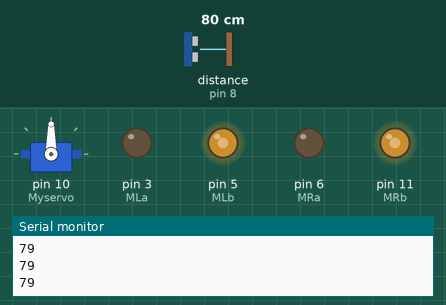
The program below on a simulated Arduino Uno, built with avr-gcc and run on an emulated ATmega328P. Shown: servo, output pins drawn as LEDs (lit = HIGH), the last lines printed to the serial monitor. Wiring (inferred from the names in the program): ultrasonic range finder: trigger pin 9; echo pin 8. Dashed ring = blinking. The inputs (shaded band) are chosen by the test bench; at power-on: distance to the obstacle (sensor on pin 8) 80 cm. The echo pulse lasts 58.3 µs per cm; pins used as bus, display or sensor lines are not drawn.

Above: at 1.2 s.
1.3 s: distance to the obstacle (sensor on pin 8) set to 30 cm
2.8 s: distance to the obstacle (sensor on pin 8) set to 24 cm
At 5.07 s:
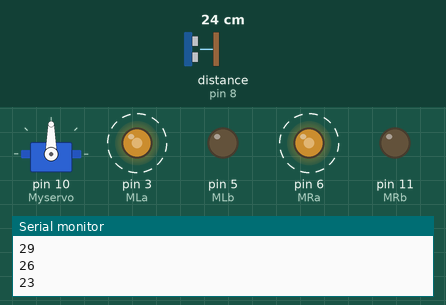
8.8 s: distance to the obstacle (sensor on pin 8) set to 35 cm
At 11.1 s:
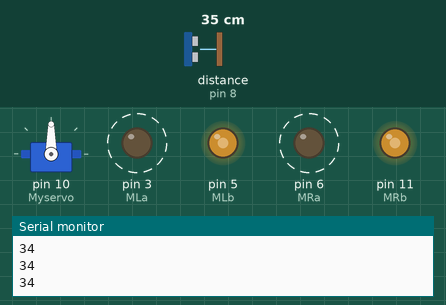
11.4 s: distance to the obstacle (sensor on pin 8) set to 9 cm
At 11.8 s:
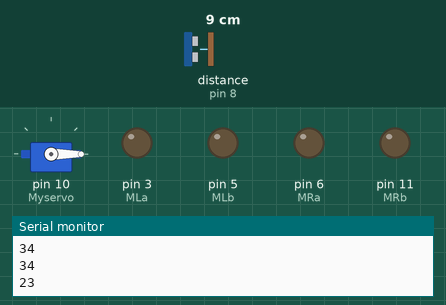
14.4 s: distance to the obstacle (sensor on pin 8) set to 60 cm
At 15.6 s:
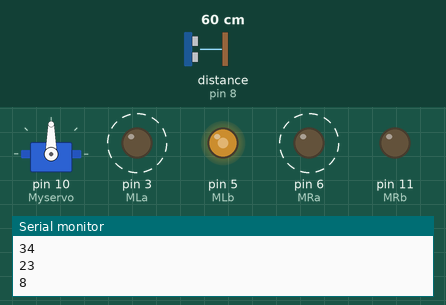
Timing chart, 0 to 17.7 s (numbered marks = the images above; inputs shaded):
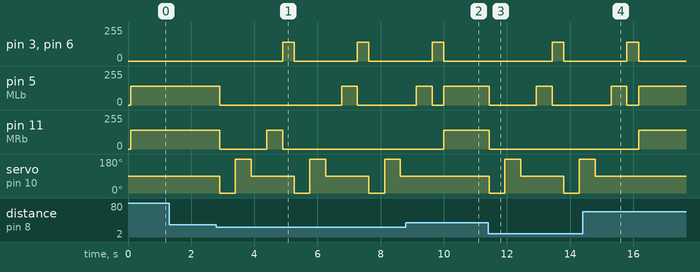

The program:

main.cpp
```cpp
#include <Servo.h>
#include <Arduino.h>

// Servo and sensor pin definitions
Servo Myservo;
#define trigPin 9           // Trig Pin Of HC-SR04
#define echoPin 8           // Echo Pin Of HC-SR04
#define MLa 3               // Left motor 1st pin
#define MLb 5               // Left motor 2nd pin
#define MRa 6               // Right motor 1st pin
#define MRb 11              // Right motor 2nd pin

// Variables
long duration, distance;
const int safeDistance = 25;  // Safe distance to avoid obstacles (cm)
const int minDistance = 5;    // Minimum detectable distance (cm)

const int motorSpeed = 140;

// Timer variables
unsigned long previousMillis = 0;  // Store last time the servo moved
const long interval = 500;         // Interval between servo movements

// Function declarations
long getDistance();
void moveForward();
void stopMotors();
void avoidObstacle();
void moveBackward();
void turnLeft();
void turnRight();
void stabilizeDistance();

void setup() {
  Serial.begin(9600);

  // Motor pins setup
  pinMode(MLa, OUTPUT);
  pinMode(MLb, OUTPUT);
  pinMode(MRa, OUTPUT);
  pinMode(MRb, OUTPUT);

  // Sensor pins setup
  pinMode(trigPin, OUTPUT);
  pinMode(echoPin, INPUT);

  // Attach servo
  Myservo.attach(10);
  Myservo.write(90); // Initial position
}

void loop() {
  // Measure and stabilize distance
  distance = getDistance();
  stabilizeDistance();

  Serial.println(distance);

  if (distance > safeDistance) {  // No obstacle detected
    moveForward();
  } else if (distance <= safeDistance && distance > minDistance) {  // Obstacle detected
    avoidObstacle();
  } else {  // Very close to obstacle or invalid reading
    stopMotors();
  }
}

// Function to measure distance using ultrasonic sensor
long getDistance() {
  digitalWrite(trigPin, LOW);
  delayMicroseconds(2);
  digitalWrite(trigPin, HIGH);
  delayMicroseconds(10);
  digitalWrite(trigPin, LOW);

  duration = pulseIn(echoPin, HIGH, 30000);  // Timeout at 30ms (approx 500cm range)
  if (duration == 0) return -1;             // No echo received
  return duration / 58.2;                   // Convert to cm
}

// Function to stabilize distance measurement by averaging
void stabilizeDistance() {
  const int numSamples = 5;
  long totalDistance = 0;
  int validSamples = 0;

  for (int i = 0; i < numSamples; i++) {
    long sample = getDistance();
    if (sample > 0) {  // Ignore invalid readings
      totalDistance += sample;
      validSamples++;
    }
    delay(10);  // Small delay between readings
  }

  if (validSamples > 0) {
    distance = totalDistance / validSamples;
  } else {
    distance = -1;  // No valid readings
  }
}

// Function to move forward
void moveForward() {
  Myservo.write(90);  // Center servo
  analogWrite(MRb, motorSpeed);
  analogWrite(MRa, 0);
  analogWrite(MLb, motorSpeed);
  analogWrite(MLa, 0);
}

// Function to stop all motors
void stopMotors() {
  analogWrite(MRb, 0);
  analogWrite(MRa, 0);
  analogWrite(MLb, 0);
  analogWrite(MLa, 0);
}

// Function to avoid obstacles
void avoidObstacle() {
  stopMotors();  // Stop before scanning
  previousMillis = millis();  // Reset the timer

  // Scan left and right
  Myservo.write(0);  // Look left
  while (millis() - previousMillis < interval) {

  }
  long leftDistance = getDistance();

  Myservo.write(180);  // Look right
  previousMillis = millis();  // Reset the timer
  while (millis() - previousMillis < interval) {

  }
  long rightDistance = getDistance();

  Myservo.write(90);  // Reset to center
  previousMillis = millis();  // Reset the timer
  while (millis() - previousMillis < interval) {

  }

  // Decide direction based on scanned distances
  if (leftDistance > rightDistance) {
    turnLeft();
  } else {
    turnRight();
  }

  // Move backward slightly before turning
  moveBackward();
  previousMillis = millis(); // Reset timer
  while (millis() - previousMillis < 300) {

  }
}

// Function to move backward
void moveBackward() {
  analogWrite(MRb, 0);
  analogWrite(MRa, motorSpeed);
  analogWrite(MLb, 0);
  analogWrite(MLa, motorSpeed);
}

// Function to turn left
void turnLeft() {
  analogWrite(MRb, motorSpeed);
  analogWrite(MRa, 0);
  analogWrite(MLb, 0);
  analogWrite(MLa, 0);
  delay(500);
}

// Function to turn right
void turnRight() {
  analogWrite(MRb, 0);
  analogWrite(MRa, 0);
  analogWrite(MLb, motorSpeed);
  analogWrite(MLa, 0);
  delay(500);
}
```

Measured:
- the behaviour switches between 27 and 26 cm on distance to the obstacle (sensor on pin 8) (found by bisection; images 0 and 1)
- after the input at 2.8 s, pin 3 (MLa): alternates 140/255 for 0.36 s and 0/255 for 2.0 s, starting after 2.1 s; pin 5 (MLb): 140/255 → 0/255 after 0.10 s, → 140/255 3.9 s later, → 0/255 0.50 s later
- after the input at 8.8 s, pin 11 (MRb): 0/255 → 140/255 after 1.2 s; servo on pin 10 (Myservo): stays 90° (without the input it goes to 0° after 1.2 s)
- after the input at 11.4 s, pin 3 (MLa): 0/255 → 140/255 after 2.0 s, → 0/255 0.36 s later; pin 5 (MLb): 140/255 → 0/255 at once, → 140/255 1.5 s later, → 0/255 0.50 s later
- after the input at 14.4 s, pin 11 (MRb): 0/255 → 140/255 after 1.8 s; servo on pin 10 (Myservo): goes on until 14.8 s, then stays 90°
